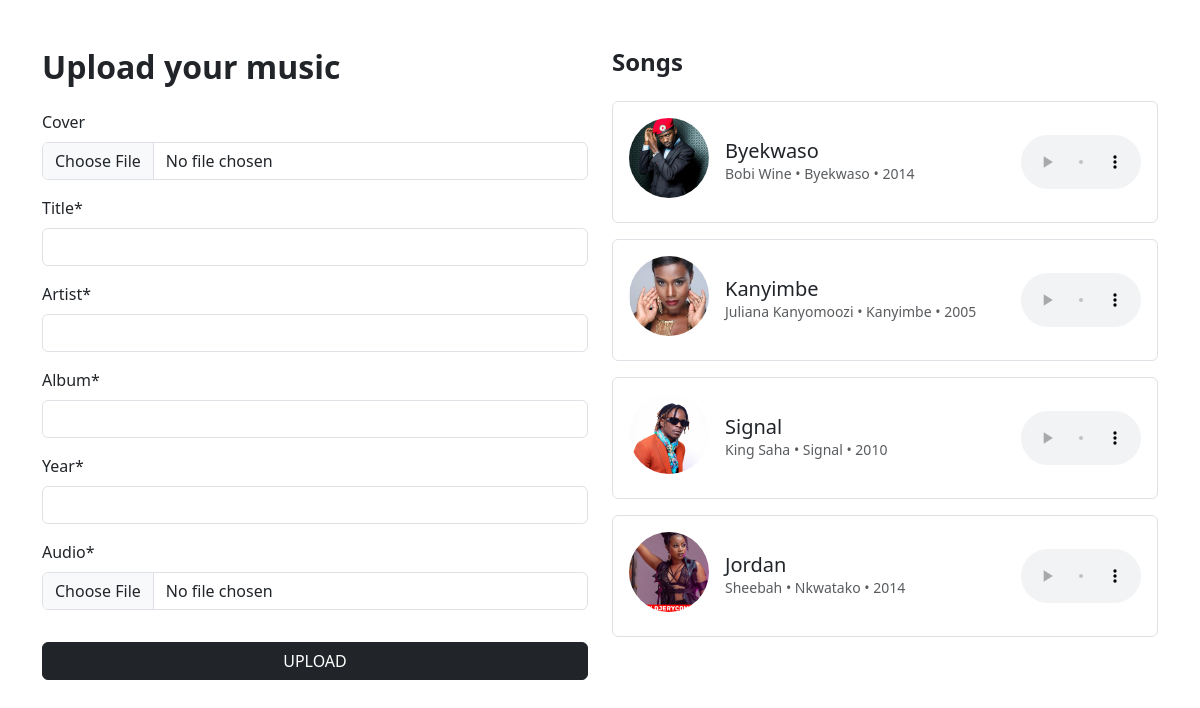
The page / on the database its author committed.
### music_app/models.py (models this page shows, shortened)
class Song(models.Model):
    cover = models.ImageField(upload_to='covers/', blank=True, null=True) # where to store uploaded files inside the MEDIA folder
    title = models.CharField(max_length=100)
    artist = models.CharField(max_length=100)
    album = models.CharField(max_length=100)
    year = models.PositiveIntegerField()
    audio = models.FileField(upload_to='audio/', null=True)
    uploaded_at = models.DateTimeField(auto_now_add=True)  # <-- automatically set when a song is created

### music_app/views.py (the view)
# urls.py: path('', views.upload_and_list_songs, name='home'),
def upload_and_list_songs(request):
    if request.method == "POST":
        form = SongUploadForm(request.POST, request.FILES)
        if form.is_valid():
            form.save()
            messages.success(request, "Song uploaded successfully!")
            return redirect('music_app:home')  # reload page to update list
    else:
        form = SongUploadForm()
    songs = Song.objects.all().order_by('uploaded_at')     # ascending order → oldest first, newest last.
    return render(request, 'music_app/song.html', {'form': form, 'songs': songs})

### music_app/templates/music_app/song.html (shortened to what this page needs)
{% load static %}
{% load crispy_forms_tags %}
<link rel="stylesheet"
      href="https://cdn.jsdelivr.net/npm/bootstrap@5.3.0/dist/css/bootstrap.min.css">
    <div class="container py-5">
        <div class="row">
            <div class="col-md-6">
                <h2 class="fw-bold mb-4">Upload your music</h2>
                <form method="POST" enctype="multipart/form-data" novalidate>
                    {{ form|crispy }}
                    <button type='submit' class="btn btn-dark w-100 mt-3" >UPLOAD</button>
                </form>
            </div>
<div class="col-md-6">
    <h4 class="fw-bold mb-4">Songs</h4>
    {% for song in songs %}
    <div class="d-flex align-items-center border p-3 rounded mb-3">
        <div class="d-flex flex-column align-items-center me-3">
            {% if song.cover %}
                <img src="{{ song.cover.url }}"
                     width="80" height="80"
                     class="rounded-circle mb-2">
            {% else %}
                <img src="{% static 'images/placeholder.jpg' %}"
                     width="80" height="80"
                     class="rounded-circle mb-2">
            {% endif %}
        </div>
        <div class="flex-grow-1">
            <h5 class="m-0">{{ song.title }}</h5>
            <small class="text-muted">
                {{ song.artist }} • {{ song.album }} • {{ song.year }}
            </small>
        </div>
        <audio controls style="width:120px;">
            <source src="{{ song.audio.url }}" type="audio/mpeg">
        </audio>
    </div>
    {% endfor %}
</div>

### rows shown on the page
Song: cover (picture), title "Byekwaso", artist "Bobi Wine", album "Byekwaso", year "2014"
Song: cover (picture), title "Kanyimbe", artist "Juliana Kanyomoozi", album "Kanyimbe", year "2005"
Song: cover (picture), title "Signal", artist "King Saha", album "Signal", year "2010"
Song: cover (picture), title "Jordan", artist "Sheebah", album "Nkwatako", year "2014"
